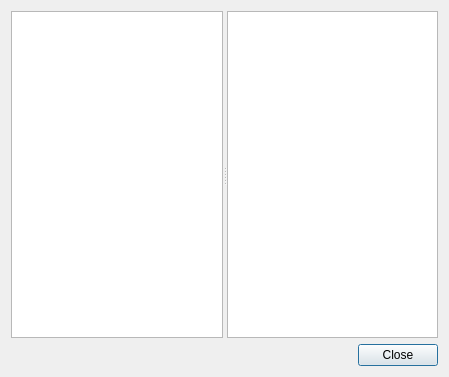
<?xml version="1.0" encoding="UTF-8"?>
<ui version="4.0">
 <class>Mayo::DialogInspectXde</class>
 <widget class="QDialog" name="Mayo::DialogInspectXde">
  <property name="geometry">
   <rect>
    <x>0</x>
    <y>0</y>
    <width>449</width>
    <height>377</height>
   </rect>
  </property>
  <property name="windowTitle">
   <string>XDE</string>
  </property>
  <layout class="QVBoxLayout" name="verticalLayout">
   <item>
    <widget class="QSplitter" name="splitter">
     <property name="orientation">
      <enum>Qt::Horizontal</enum>
     </property>
     <widget class="QTreeWidget" name="treeWidget_Document">
      <attribute name="headerVisible">
       <bool>false</bool>
      </attribute>
      <column>
       <property name="text">
        <string notr="true">1</string>
       </property>
      </column>
     </widget>
     <widget class="QTreeWidget" name="treeWidget_LabelProps">
      <property name="editTriggers">
       <set>QAbstractItemView::NoEditTriggers</set>
      </property>
      <property name="selectionMode">
       <enum>QAbstractItemView::NoSelection</enum>
      </property>
      <property name="columnCount">
       <number>2</number>
      </property>
      <attribute name="headerVisible">
       <bool>false</bool>
      </attribute>
      <column>
       <property name="text">
        <string notr="true">1</string>
       </property>
      </column>
      <column>
       <property name="text">
        <string notr="true">2</string>
       </property>
      </column>
     </widget>
    </widget>
   </item>
   <item>
    <widget class="QDialogButtonBox" name="buttonBox">
     <property name="orientation">
      <enum>Qt::Horizontal</enum>
     </property>
     <property name="standardButtons">
      <set>QDialogButtonBox::Close</set>
     </property>
    </widget>
   </item>
  </layout>
 </widget>
 <resources/>
 <connections>
  <connection>
   <sender>buttonBox</sender>
   <signal>accepted()</signal>
   <receiver>Mayo::DialogInspectXde</receiver>
   <slot>accept()</slot>
   <hints>
    <hint type="sourcelabel">
     <x>248</x>
     <y>254</y>
    </hint>
    <hint type="destinationlabel">
     <x>157</x>
     <y>274</y>
    </hint>
   </hints>
  </connection>
  <connection>
   <sender>buttonBox</sender>
   <signal>rejected()</signal>
   <receiver>Mayo::DialogInspectXde</receiver>
   <slot>reject()</slot>
   <hints>
    <hint type="sourcelabel">
     <x>316</x>
     <y>260</y>
    </hint>
    <hint type="destinationlabel">
     <x>286</x>
     <y>274</y>
    </hint>
   </hints>
  </connection>
 </connections>
</ui>
